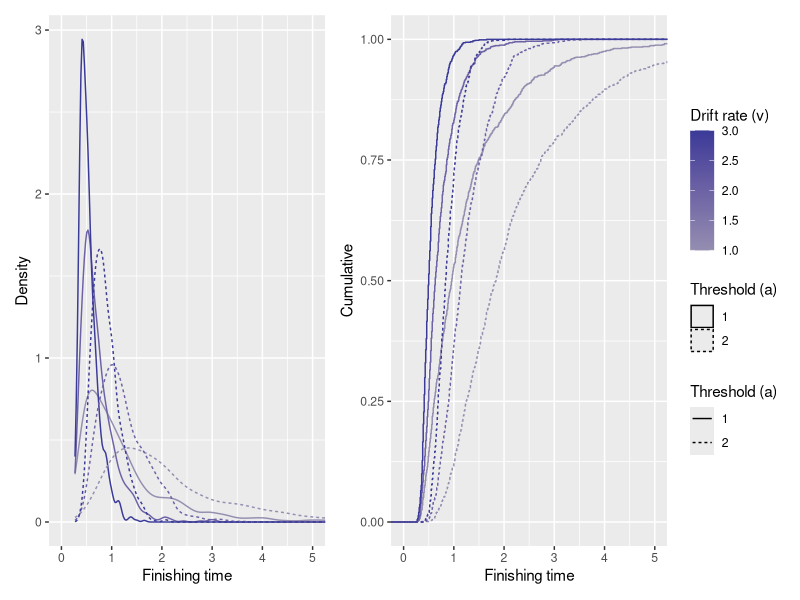
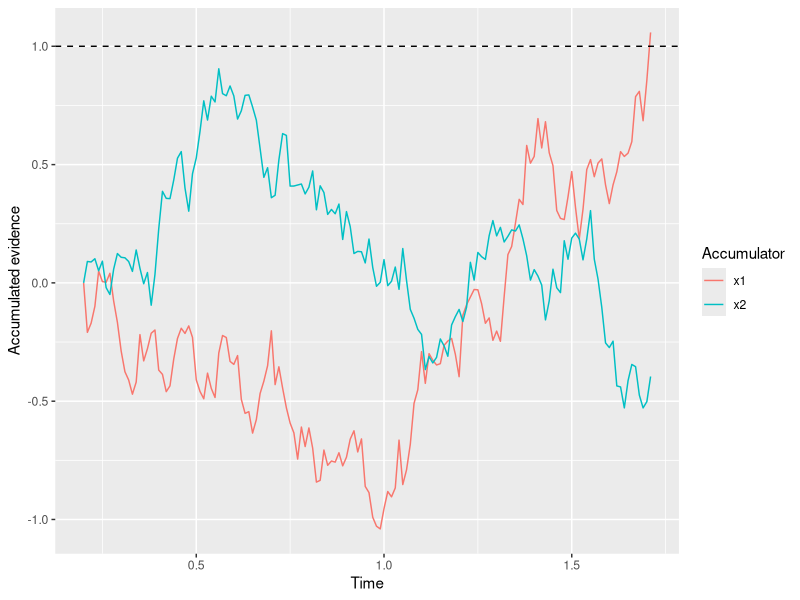
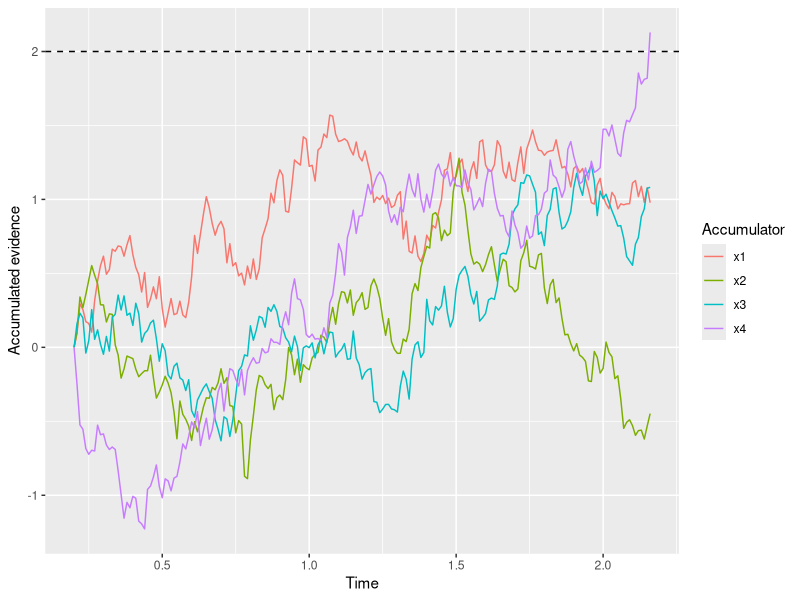
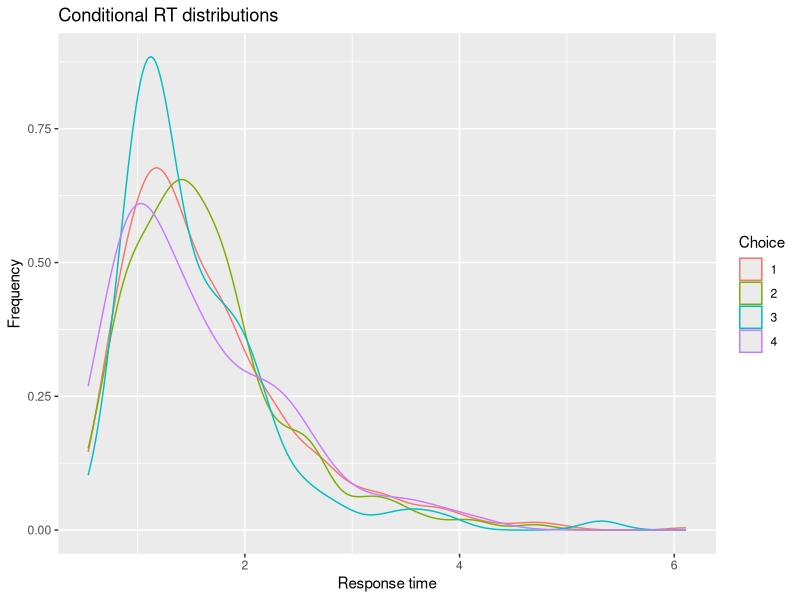
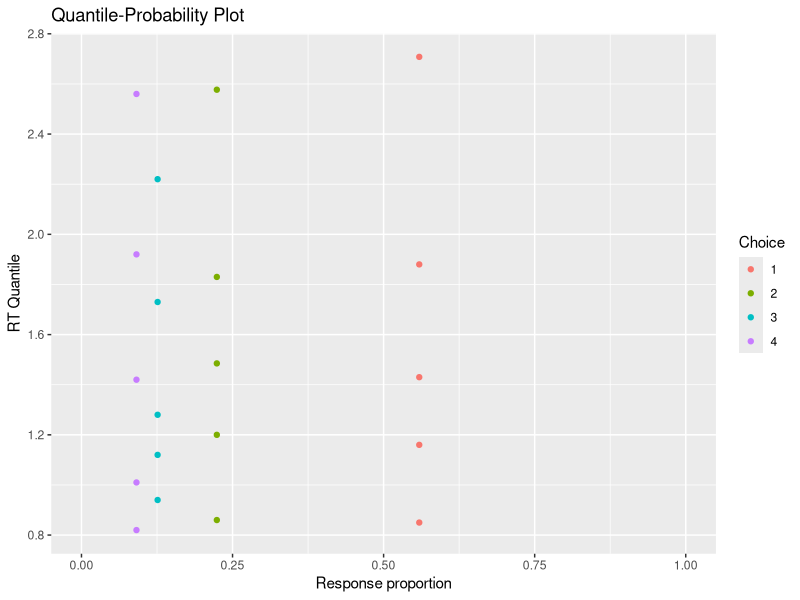
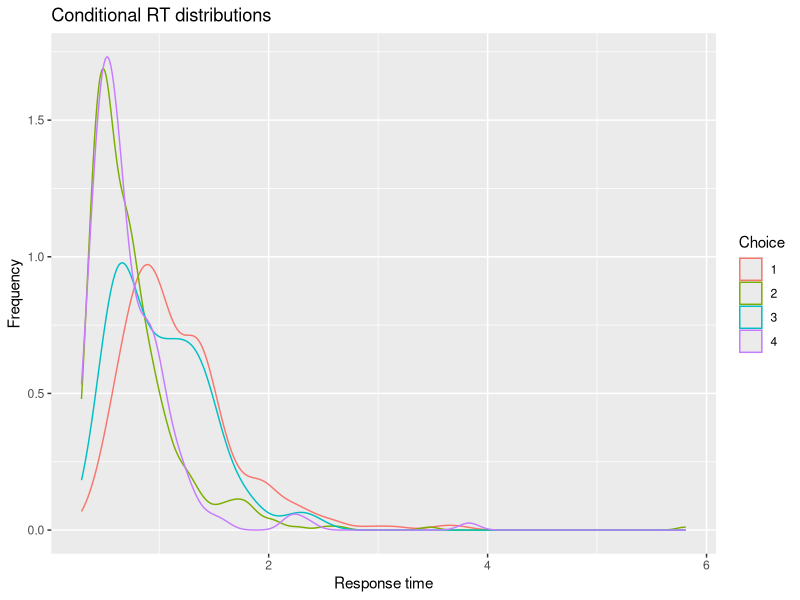
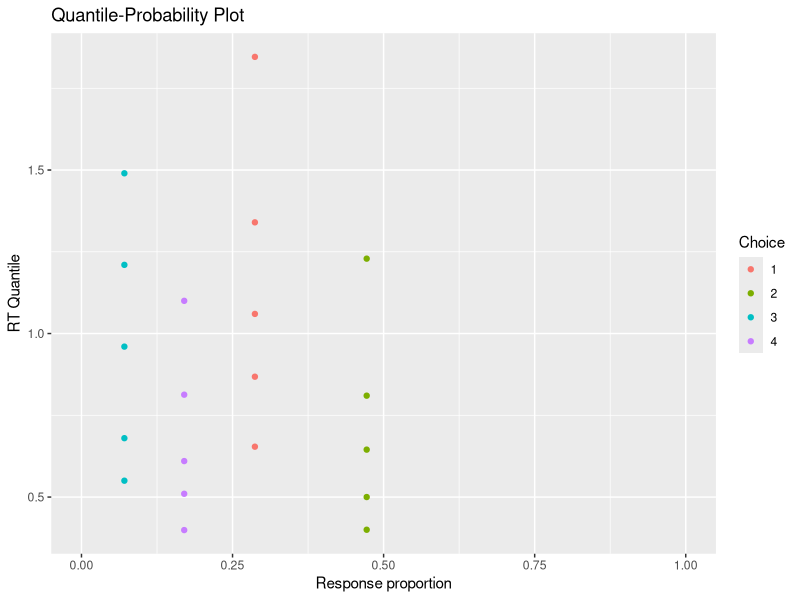
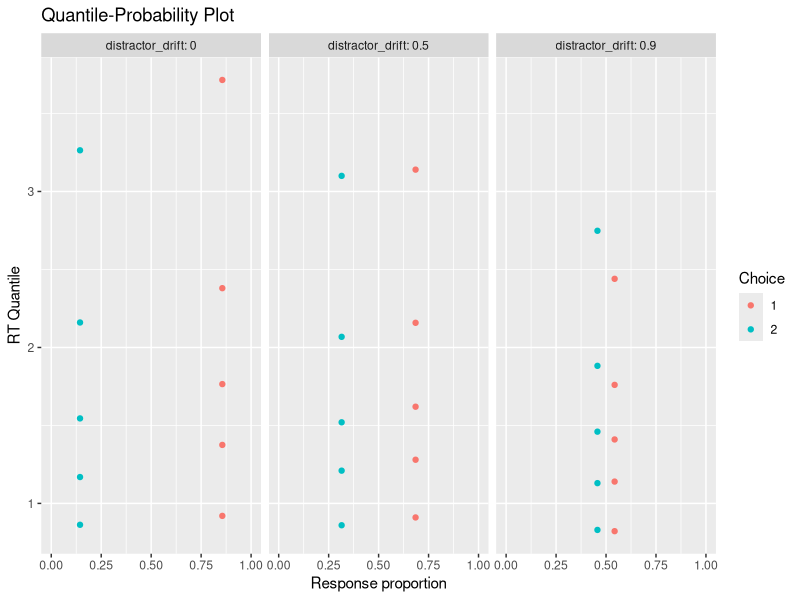

R code for these plots, in order: (Note: a time limit stopped this script after it produced the figures.)
## ---- chunk 1
library(tidyverse)
library(patchwork)

set.seed(12222)
## ---- chunk 2
#| code-fold: show

# Function arguments
# v: "drift rate", the average evidence in support of this option
# a: threshold level of evidence
# t0: residual time
# dt: how long each tiny time interval lasts
# t_max: optional "cut off" time to stop accumulating
accum_sim <- function(v = 0, a = 1, t0 = 0.2, dt = 0.01, t_max = Inf) {
    x <- 0
    t <- t0
    
    x_record <- x
    t_record <- t
    
    while (x < a & t < t_max) {
        x_sample <- rnorm(n = 1, mean = v * dt, sd = sqrt(dt))
        x <- x + x_sample
        t <- t + dt
        x_record <- c(x_record, x)
        t_record <- c(t_record, t)
    }
    
    return(data.frame(t = t_record, x = x_record))
}
## ---- chunk 3
#| code-fold: show

N_sims <- 1000

paramsToSim <- expand_grid(a = c(1, 2), v = c(1, 2, 3))

sim_rt_results <- c()

for (param_index in 1:nrow(paramsToSim)) {
    for (sim_index in 1:N_sims) {
        this_sim <- accum_sim(
            v = paramsToSim$v[param_index],
            a = paramsToSim$a[param_index]
        )
        
        sim_rt_results <- rbind(
            sim_rt_results,
            tibble(
                sim_index = sim_index,
                v = paramsToSim$v[param_index],
                a = paramsToSim$a[param_index],
                finishing_time = max(this_sim$t)
            )
        )
    }
}

# Plot conditional RT distributions
dens_plot <- sim_rt_results %>%
    ggplot(aes(x = finishing_time, color = v, linetype = factor(a), group = interaction(v, a))) +
    geom_density() +
    scale_color_gradient2(mid = "#bbbbbb") +
    coord_cartesian(xlim = c(0, 5)) +
    labs(x = "Finishing time", y = "Density", color = "Drift rate (v)", linetype = "Threshold (a)")

cdf_plot <- sim_rt_results %>%
    ggplot(aes(x = finishing_time, color = v, linetype = factor(a), group = interaction(v, a))) +
    stat_ecdf() +
    scale_color_gradient2(mid = "#bbbbbb") +
    coord_cartesian(xlim = c(0, 5), ylim = c(0, 1)) +
    labs(x = "Finishing time", y = "Cumulative", color = "Drift rate (v)", linetype = "Threshold (a)")

print(
    dens_plot + cdf_plot + plot_layout(nrow = 1, guides = "collect")
)
## ---- chunk 4
#| code-fold: show

# Function arguments
# v: "drift rate", the average evidence in support of each option
# a: threshold level of evidence for each accumulator
# t0: residual time
# dt: how long each tiny time interval lasts
# t_max: optional "cut off" time to stop accumulating
race_sim <- function(v = 0, a = 1, t0 = 0.2, dt = 0.01, t_max = Inf) {
    n_accum <- max(length(v), length(a))
    
    v <- rep(v, n_accum)[1:n_accum]
    a <- rep(a, n_accum)[1:n_accum]
    
    x <- rep(0, n_accum)
    t <- t0
    
    x_record <- x
    t_record <- t
    
    while (all(x < a) & t < t_max) {
        x_sample <- rnorm(n = n_accum, mean = v * dt, sd = sqrt(dt))
        x <- x + x_sample
        t <- t + dt
        x_record <- rbind(x_record, x)
        t_record <- c(t_record, t)
    }
    
    to_return <- cbind(t_record, x_record)
    
    colnames(to_return) <- c("t", paste0("x", 1:n_accum))
    
    return(as_tibble(to_return))
}
## ---- chunk 5
#| code-fold: show

race_sim(v = c(1, 0), a = 1, t0 = 0.2)
## ---- chunk 6
race_sim(v = c(1, 0), a = 1, t0 = 0.2) %>%
    pivot_longer(matches("x(\\d+)"), names_to = "accumulator", values_to = "x") %>%
    ggplot(aes(x = t, y = x, color = accumulator)) +
    geom_line() +
    geom_hline(yintercept = 1, linetype = "dashed") +
    labs(x = "Time", y = "Accumulated evidence", color = "Accumulator")
## ---- chunk 7
race_sim(v = c(1, 0.4, 0.2, 0), a = 2, t0 = 0.2) %>%
    pivot_longer(matches("x(\\d+)"), names_to = "accumulator", values_to = "x") %>%
    ggplot(aes(x = t, y = x, color = accumulator)) +
    geom_line() +
    geom_hline(yintercept = 2, linetype = "dashed") +
    labs(x = "Time", y = "Accumulated evidence", color = "Accumulator")
## ---- chunk 8
#| code-fold: show

n_sims <- 1000

sim_results <- c()

for (i in 1:n_sims) {
    current_result <- race_sim(c(1, 0.4, 0.2, 0), a = 2, t0 = 0.2)
    
    # Extract just the choice and RT
    rt <- current_result$t[nrow(current_result)]
    choice <- which.max(current_result[nrow(current_result), 2:ncol(current_result)])
    
    # "Bind" the current simulation to the ongoing record of simulation results
    sim_results <- rbind(
        sim_results,
        tibble(
            sim_index = i,
            rt = rt,
            choice = choice
        )
    )
}

# Plot conditional RT distributions
sim_results %>%
    ggplot(aes(x = rt, color = factor(choice))) +
    geom_density() +
    labs(x = "Response time", y = "Frequency", color = "Choice", title = "Conditional RT distributions")

# Quantile-probability plot
sim_choice_p <- sim_results %>%
    group_by(choice) %>%
    count() %>%
    ungroup() %>%
    mutate(p_resp = n / sum(n))

sim_rt_q <- sim_results %>%
    group_by(choice) %>%
    reframe(rt_q = quantile(rt, probs = c(0.1, 0.3, 0.5, 0.7, 0.9)))

full_join(sim_choice_p, sim_rt_q) %>%
    ggplot(aes(x = p_resp, y = rt_q, color = factor(choice))) +
    geom_point() +
    expand_limits(x = c(0, 1)) +
    labs(x = "Response proportion", y = "RT Quantile", color = "Choice", title = "Quantile-Probability Plot")
## ---- chunk 9
#| code-fold: show

n_sims <- 1000

sim_results <- c()

for (i in 1:n_sims) {
    current_result <- race_sim(c(1, 1, 0, 0), a = c(2, 1, 2, 1), t0 = 0.2)
    
    # Extract just the choice and RT
    rt <- current_result$t[nrow(current_result)]
    choice <- which.max(current_result[nrow(current_result), 2:ncol(current_result)])
    
    # "Bind" the current simulation to the ongoing record of simulation results
    sim_results <- rbind(
        sim_results,
        tibble(
            sim_index = i,
            rt = rt,
            choice = choice
        )
    )
}

# Plot conditional RT distributions
sim_results %>%
    ggplot(aes(x = rt, color = factor(choice))) +
    geom_density() +
    labs(x = "Response time", y = "Frequency", color = "Choice", title = "Conditional RT distributions")

# Quantile-probability plot
sim_choice_p <- sim_results %>%
    group_by(choice) %>%
    count() %>%
    ungroup() %>%
    mutate(p_resp = n / sum(n))

sim_rt_q <- sim_results %>%
    group_by(choice) %>%
    reframe(rt_q = quantile(rt, probs = c(0.1, 0.3, 0.5, 0.7, 0.9)))

full_join(sim_choice_p, sim_rt_q) %>%
    ggplot(aes(x = p_resp, y = rt_q, color = factor(choice))) +
    geom_point() +
    expand_limits(x = c(0, 1)) +
    labs(x = "Response proportion", y = "RT Quantile", color = "Choice", title = "Quantile-Probability Plot")
## ---- chunk 10
#| code-fold: show

n_sims <- 1000

sim_results <- c()

for (distractor_drift in c(0, 0.5, 0.9)) {
    for (i in 1:n_sims) {
        current_result <- race_sim(c(1, distractor_drift), a = 2, t0 = 0.2)
        
        # Extract just the choice and RT
        rt <- current_result$t[nrow(current_result)]
        choice <- which.max(current_result[nrow(current_result), 2:ncol(current_result)])
        
        # "Bind" the current simulation to the ongoing record of simulation results
        sim_results <- rbind(
            sim_results,
            tibble(
                distractor_drift = distractor_drift,
                sim_index = i,
                rt = rt,
                choice = choice
            )
        )
    }
}

# Quantile-probability plot
sim_choice_p <- sim_results %>%
    group_by(distractor_drift, choice) %>%
    count() %>%
    group_by(distractor_drift) %>%
    mutate(p_resp = n / sum(n))

sim_rt_q <- sim_results %>%
    group_by(distractor_drift, choice) %>%
    reframe(rt_q = quantile(rt, probs = c(0.1, 0.3, 0.5, 0.7, 0.9)))

full_join(sim_choice_p, sim_rt_q) %>%
    ggplot(aes(x = p_resp, y = rt_q, color = factor(choice))) +
    geom_point() +
    expand_limits(x = c(0, 1)) +
    facet_wrap("distractor_drift", labeller = label_both) +
    labs(x = "Response proportion", y = "RT Quantile", color = "Choice", title = "Quantile-Probability Plot")
## ---- chunk 11
#| code-fold: show

n_sims <- 1000

sim_results <- c()

for (num_distractors in c(1, 3, 7)) {
    for (i in 1:n_sims) {
        current_result <- race_sim(c(1, rep(0.1, num_distractors)), a = 2, t0 = 0.2)
        
        # Extract just the choice and RT
        rt <- current_result$t[nrow(current_result)]
        choice <- which.max(current_result[nrow(current_result), 2:ncol(current_result)])
        
        # "Bind" the current simulation to the ongoing record of simulation results
        sim_results <- rbind(
            sim_results,
            tibble(
                num_distractors = num_distractors,
                sim_index = i,
                rt = rt,
                # Note that I don't bother to keep track of which distractor was selected
                choice = factor(ifelse(choice == 1, "Target", "Distractor"), levels = c("Target", "Distractor"))
            )
        )
    }
}

# Quantile-probability plot
sim_choice_p <- sim_results %>%
    group_by(num_distractors, choice) %>%
    count() %>%
    group_by(num_distractors) %>%
    mutate(p_resp = n / sum(n))

sim_rt_q <- sim_results %>%
    group_by(num_distractors, choice) %>%
    reframe(rt_q = quantile(rt, probs = c(0.1, 0.3, 0.5, 0.7, 0.9)))

full_join(sim_choice_p, sim_rt_q) %>%
    ggplot(aes(x = p_resp, y = rt_q, color = factor(choice))) +
    geom_point() +
    expand_limits(x = c(0, 1)) +
    facet_wrap("num_distractors", labeller = label_both) +
    labs(x = "Response proportion", y = "RT Quantile", color = "Choice", title = "Quantile-Probability Plot")
## ---- chunk 12
#| code-fold: show

# Function arguments
# v: "drift rate", the average evidence in support of each option
# a: threshold level of evidence for each accumulator
# t0: residual time
# dt: how long each tiny time interval lasts
# t_max: optional "cut off" time to stop accumulating
# feedforward_comp: strength of feed-forward competition between accumulators
race_sim <- function(v = 0, a = 1, t0 = 0.2, dt = 0.01, t_max = Inf, feedforward_comp = 0) {
    n_accum <- max(length(v), length(a))
    
    v <- rep(v, n_accum)[1:n_accum]
    a <- rep(a, n_accum)[1:n_accum]
    
    v_comp <- rep(0, n_accum)
    
    for (i in 1:n_accum) {
        v_comp[i] <- v[i] - feedforward_comp * sum(v[-i])
    }
    
    x <- rep(0, n_accum)
    t <- t0
    
    x_record <- x
    t_record <- t
    
    while (all(x < a) & t < t_max) {
        x_sample <- rnorm(n = n_accum, mean = v_comp * dt, sd = sqrt(dt))
        x <- x + x_sample
        t <- t + dt
        x_record <- rbind(x_record, x)
        t_record <- c(t_record, t)
    }
    
    to_return <- cbind(t_record, x_record)
    
    colnames(to_return) <- c("t", paste0("x", 1:n_accum))
    
    return(as_tibble(to_return))
}
## ---- chunk 13
#| code-fold: show

n_sims <- 1000

sim_results <- c()

for (distractor_drift in c(0, 0.5, 0.9)) {
    for (i in 1:n_sims) {
        current_result <- race_sim(c(1, distractor_drift), a = 2, t0 = 0.2, feedforward_comp = 0.5)
        
        # Extract just the choice and RT
        rt <- current_result$t[nrow(current_result)]
        choice <- which.max(current_result[nrow(current_result), 2:ncol(current_result)])
        
        # "Bind" the current simulation to the ongoing record of simulation results
        sim_results <- rbind(
            sim_results,
            tibble(
                distractor_drift = distractor_drift,
                sim_index = i,
                rt = rt,
                choice = choice
            )
        )
    }
}

# Quantile-probability plot
sim_choice_p <- sim_results %>%
    group_by(distractor_drift, choice) %>%
    count() %>%
    group_by(distractor_drift) %>%
    mutate(p_resp = n / sum(n))

sim_rt_q <- sim_results %>%
    group_by(distractor_drift, choice) %>%
    reframe(rt_q = quantile(rt, probs = c(0.1, 0.3, 0.5, 0.7, 0.9)))

full_join(sim_choice_p, sim_rt_q) %>%
    ggplot(aes(x = p_resp, y = rt_q, color = factor(choice))) +
    geom_point() +
    expand_limits(x = c(0, 1)) +
    facet_wrap("distractor_drift", labeller = label_both) +
    labs(x = "Response proportion", y = "RT Quantile", color = "Choice", title = "Quantile-Probability Plot")
## ---- chunk 14
#| code-fold: show

n_sims <- 1000

sim_results <- c()

for (num_distractors in c(1, 3, 7)) {
    for (i in 1:n_sims) {
        current_result <- race_sim(c(1, rep(0.1, num_distractors)), a = 2, t0 = 0.2, feedforward_comp = 0.5)
        
        # Extract just the choice and RT
        rt <- current_result$t[nrow(current_result)]
        choice <- which.max(current_result[nrow(current_result), 2:ncol(current_result)])
        
        # "Bind" the current simulation to the ongoing record of simulation results
        sim_results <- rbind(
            sim_results,
            tibble(
                num_distractors = num_distractors,
                sim_index = i,
                rt = rt,
                # Note that I don't bother to keep track of which distractor was selected
                choice = factor(ifelse(choice == 1, "Target", "Distractor"), levels = c("Target", "Distractor"))
            )
        )
    }
}

# Quantile-probability plot
sim_choice_p <- sim_results %>%
    group_by(num_distractors, choice) %>%
    count() %>%
    group_by(num_distractors) %>%
    mutate(p_resp = n / sum(n))

sim_rt_q <- sim_results %>%
    group_by(num_distractors, choice) %>%
    reframe(rt_q = quantile(rt, probs = c(0.1, 0.3, 0.5, 0.7, 0.9)))

full_join(sim_choice_p, sim_rt_q) %>%
    ggplot(aes(x = p_resp, y = rt_q, color = factor(choice))) +
    geom_point() +
    expand_limits(x = c(0, 1)) +
    facet_wrap("num_distractors", labeller = label_both) +
    labs(x = "Response proportion", y = "RT Quantile", color = "Choice", title = "Quantile-Probability Plot")
## ---- chunk 15
#| code-fold: show

# Function arguments
# v: "drift rate", the average evidence in support of each option
# a: threshold level of evidence for each accumulator
# t0: residual time
# dt: how long each tiny time interval lasts
# t_max: optional "cut off" time to stop accumulating
# feedforward_comp: strength of feed-forward competition between accumulators
# lateral_comp: strength of lateral competition between accumulators
# min_x: accumulators are constrained to have at minimum *this much* evidence
race_sim <- function(v = 0, a = 1, t0 = 0.2, dt = 0.01, t_max = Inf, feedforward_comp = 0, lateral_comp = 0, min_x = -Inf) {
    n_accum <- max(length(v), length(a))
    
    v <- rep(v, n_accum)[1:n_accum]
    a <- rep(a, n_accum)[1:n_accum]
    
    v_comp <- rep(0, n_accum)
    
    for (i in 1:n_accum) {
        v_comp[i] <- v[i] - feedforward_comp * sum(v[-i])
    }
    
    x <- rep(0, n_accum)
    t <- t0
    
    x_record <- x
    t_record <- t
    
    while (all(x < a) & t < t_max) {
        # Compute the total amount of lateral competition for each accumulator
        lat <- rep(0, n_accum)
        for (i in 1:n_accum) {
            lat[i] <- sum(x[-i])
        }
        
        x_sample <- rnorm(n = n_accum, mean = v_comp * dt, sd = sqrt(dt))
        
        # Updated values account for lateral competition and use "pmax" to keep them above "min_x"
        x <- pmax(min_x, x + x_sample - dt * lateral_comp * lat)
        t <- t + dt
        x_record <- rbind(x_record, x)
        t_record <- c(t_record, t)
    }
    
    to_return <- cbind(t_record, x_record)
    
    colnames(to_return) <- c("t", paste0("x", 1:n_accum))
    
    return(as_tibble(to_return))
}
## ---- chunk 16
set.seed(2)
baseline_sim <- race_sim(v = c(1, 0), a = 2, t0 = 0.2, lateral_comp = 0, min_x = -Inf)

set.seed(2)
lateral_sim <- race_sim(v = c(1, 0), a = 2, t0 = 0.2, lateral_comp = 1, min_x = -Inf)

set.seed(2)
lateral_min_sim <- race_sim(v = c(1, 0), a = 2, t0 = 0.2, lateral_comp = 1, min_x = 0)

all_sims <- rbind(
    baseline_sim %>% mutate(label = "No lateral competition,\nno minimum value"),
    lateral_sim %>% mutate(label = "Lateral competition,\nno minimum value"),
    lateral_min_sim %>% mutate(label = "Lateral competition,\nnonnegative evidence")
) %>%
    mutate(label = factor(label, levels = c("No lateral competition,\nno minimum value", "Lateral competition,\nno minimum value", "Lateral competition,\nnonnegative evidence")))

all_sims %>%
    pivot_longer(matches("x(\\d+)"), names_to = "accumulator", values_to = "x") %>%
    ggplot(aes(x = t, y = x, color = accumulator)) +
    geom_line() +
    geom_hline(yintercept = 2, linetype = "dashed") +
    geom_hline(yintercept = 0, linetype = "dotted") +
    facet_wrap("label", nrow = 1) +
    labs(x = "Time", y = "Accumulated evidence", color = "Accumulator")
## ---- chunk 17
#| code-fold: show

n_sims <- 1000

sim_results <- c()

for (distractor_drift in c(0, 0.5, 0.9)) {
    for (i in 1:n_sims) {
        current_result <- race_sim(c(1, distractor_drift), a = 2, t0 = 0.2, feedforward_comp = 0, lateral_comp = 1, min_x = 0)
        
        # Extract just the choice and RT
        rt <- current_result$t[nrow(current_result)]
        choice <- which.max(current_result[nrow(current_result), 2:ncol(current_result)])
        
        # "Bind" the current simulation to the ongoing record of simulation results
        sim_results <- rbind(
            sim_results,
            tibble(
                distractor_drift = distractor_drift,
                sim_index = i,
                rt = rt,
                choice = choice
            )
        )
    }
}

# Quantile-probability plot
sim_choice_p <- sim_results %>%
    group_by(distractor_drift, choice) %>%
    count() %>%
    group_by(distractor_drift) %>%
    mutate(p_resp = n / sum(n))

sim_rt_q <- sim_results %>%
    group_by(distractor_drift, choice) %>%
    reframe(rt_q = quantile(rt, probs = c(0.1, 0.3, 0.5, 0.7, 0.9)))

full_join(sim_choice_p, sim_rt_q) %>%
    ggplot(aes(x = p_resp, y = rt_q, color = factor(choice))) +
    geom_point() +
    expand_limits(x = c(0, 1)) +
    facet_wrap("distractor_drift", labeller = label_both) +
    labs(x = "Response proportion", y = "RT Quantile", color = "Choice", title = "Quantile-Probability Plot")
## ---- chunk 18
#| code-fold: show

n_sims <- 1000

sim_results <- c()

for (num_distractors in c(1, 3, 7)) {
    for (i in 1:n_sims) {
        current_result <- race_sim(c(1, rep(0.1, num_distractors)), a = 2, t0 = 0.2, lateral_comp = 1, min_x = 0)
        
        # Extract just the choice and RT
        rt <- current_result$t[nrow(current_result)]
        choice <- which.max(current_result[nrow(current_result), 2:ncol(current_result)])
        
        # "Bind" the current simulation to the ongoing record of simulation results
        sim_results <- rbind(
            sim_results,
            tibble(
                num_distractors = num_distractors,
                sim_index = i,
                rt = rt,
                # Note that I don't bother to keep track of which distractor was selected
                choice = factor(ifelse(choice == 1, "Target", "Distractor"), levels = c("Target", "Distractor"))
            )
        )
    }
}

# Quantile-probability plot
sim_choice_p <- sim_results %>%
    group_by(num_distractors, choice) %>%
    count() %>%
    group_by(num_distractors) %>%
    mutate(p_resp = n / sum(n))

sim_rt_q <- sim_results %>%
    group_by(num_distractors, choice) %>%
    reframe(rt_q = quantile(rt, probs = c(0.1, 0.3, 0.5, 0.7, 0.9)))

full_join(sim_choice_p, sim_rt_q) %>%
    ggplot(aes(x = p_resp, y = rt_q, color = factor(choice))) +
    geom_point() +
    expand_limits(x = c(0, 1)) +
    facet_wrap("num_distractors", labeller = label_both) +
    labs(x = "Response proportion", y = "RT Quantile", color = "Choice", title = "Quantile-Probability Plot")
## ---- chunk 19
#| code-fold: show

accum_pdf <- function(t, a, v, t0) {
    # Because the term "t - t0" shows up multiple times in the formula, it's easier
    # to compute it once and then refer back to it whenever we need it.  It also
    # gives us a way to "clip" the values so they cannot be negative, since that
    # would otherwise give a weird result.
    t_minus_t0 <- pmax(0, t - t0)
    
    # The next line is a direct implementation of the formula above.
    pdf <- a * exp(-(a - v * t_minus_t0)^2 / (2 * t_minus_t0)) / sqrt(2 * pi * t_minus_t0^3)
    
    # This does some final error-checking, ensuring that there is zero probability
    # of finishing in zero (or negative) time.
    pdf[t_minus_t0 <= 0] <- 0
    
    # Finally, we use an explicit "return" statement to say exactly what the
    # function gives back.
    return(pdf)
}
## ---- chunk 20
#| code-fold: show

accum_pdf(
    t = 1,
    a = 2,
    v = 1,
    t0 = 0.2
)
## ---- chunk 21
#| code-fold: show

accum_pdf(
    t = c(0, 0.5, 1, 1.5, 2, 2.5, 3),
    a = 2,
    v = 1,
    t0 = 0.2
)
## ---- chunk 22
#| code-fold: show

accum_pdf(
    t = c(0.5, 0.5, 0.5, 1, 1, 1, 2, 2, 2),
    a = c(2, 2, 1, 2, 2, 1, 2, 2, 1),
    v = c(1, 2, 3, 1, 2, 3, 1, 2, 3),
    t0 = 0.2
)
## ---- chunk 23
#| code-fold: show

accum_pdf(
    t = c(0.5, 1, 1.5, 2),
    a = c(2, 1),
    v = 1,
    t0 = 0.2
)
## ---- chunk 24
#| code-fold: show

accum_pdf(
    t = c(0.5, 1, 1.5, 2),
    a = c(2, 1, 3),
    v = 1,
    t0 = 0.2
)
## ---- chunk 25
expand_grid(a = c(1, 2), v = c(1, 2, 3), t0 = 0.2, t = seq(0, 5, length.out = 201)) %>%
    mutate(pdf = accum_pdf(t = t, a = a, v = v, t0 = t0)) %>%
    ggplot(aes(x = t, y = pdf, color = v, linetype = factor(a), group = interaction(v, a))) +
    geom_line() +
    labs(x = "Time (s)", y = "PDF", color = "Drift rate (v)", linetype = "Threshold (a)")
## ---- chunk 26
#| code-fold: show

accum_cdf <- function(t, a, v, t0) {
    # As with the pdf function, I compute "t - t0" once at the very beginning,
    # which also offers an opportunity to "clip" any negative values that result.
    t_minus_t0 <- pmax(0, t - t0)
    
    # This expression is a direct translation of the formula above
    cdf <- pnorm((v * t_minus_t0 - a) / sqrt(t_minus_t0)) + exp(2 * a * v) * pnorm(-(v * t_minus_t0 + a) / sqrt(t_minus_t0))
    
    # This formula doesn't give weird results when t_minus_t0 == 0, so we can just
    # return the result as-is.
    return(cdf)
}
## ---- chunk 27
expand_grid(a = c(1, 2), v = c(1, 2, 3), t0 = 0.2, t = seq(0, 5, length.out = 201)) %>%
    mutate(cdf = accum_cdf(t = t, a = a, v = v, t0 = t0)) %>%
    ggplot(aes(x = t, y = cdf, color = v, linetype = factor(a), group = interaction(v, a))) +
    geom_line() +
    expand_limits(y = c(0, 1)) +
    labs(x = "Time (s)", y = "CDF", color = "Drift rate (v)", linetype = "Threshold (a)")
## ---- chunk 28
#| code-fold: show

v <- c(0, 2, 1)
a <- c(2, 2, 2)
t0 <- c(0.2, 0.2, 0.2)
## ---- chunk 29
#| code-fold: show

v <- c(0, 2, 1)
a <- c(2, 2, 2)
t0 <- c(0.2, 0.2, 0.2)

accum_pdf(t = 1, a = a[2], v = v[2], t0 = t0[2]) *
    (1 - accum_cdf(t = 1, a = a[1], v = v[1], t0 = t0[1])) *
    (1 - accum_cdf(t = 1, a = a[3], v = v[3], t0 = t0[3]))
## ---- chunk 30
#| code-fold: show

v <- c(0, 2, 1)
a <- c(2, 2, 2)
t0 <- c(0.2, 0.2, 0.2)

rt <- 1

accum_pdf(t = rt, a = a[2], v = v[2], t0 = t0[2]) *
    (1 - accum_cdf(t = rt, a = a[1], v = v[1], t0 = t0[1])) *
    (1 - accum_cdf(t = rt, a = a[3], v = v[3], t0 = t0[3]))
## ---- chunk 31
#| code-fold: show

v <- c(0, 2, 1)
a <- c(2, 2, 2)
t0 <- c(0.2, 0.2, 0.2)

rt <- 1

accum_pdf(t = rt, a = a[2], v = v[2], t0 = t0[2]) *
    prod(1 - accum_cdf(t = rt, a = a[c(1, 3)], v = v[c(1, 3)], t0 = t0[c(1, 3)]))
## ---- chunk 32
#| code-fold: show

v <- c(0, 2, 1)
a <- c(2, 2, 2)
t0 <- c(0.2, 0.2, 0.2)

rt <- 1
response <- 2

accum_pdf(t = rt, a = a[response], v = v[response], t0 = t0[response]) *
    prod(1 - accum_cdf(t = rt, a = a[-response], v = v[-response], t0 = t0[-response]))
## ---- chunk 33
matrix(c(
    1, NA, NA,  2, NA, NA,
    2,  1,  2,  3,  3,  3,
    NA, NA, 3,  1,  3, NA,
    NA,  3, NA,  2, NA, 1
), nrow = 4, ncol = 6, byrow = TRUE)
## ---- chunk 34
matrix(c(
    1, 2, 3,
    1, 4, 5,
    6, 4, 2,
    5, 2, 6
), nrow = 4, ncol = 3, byrow = TRUE)
## ---- chunk 35
#| code-fold: show

# Specify item types/locations for each trial
items <- matrix(c(
    1, NA, NA,  2, NA, NA,
    2,  1,  2,  3,  3,  3,
    NA, NA, 3,  1,  3, NA,
    NA,  3, NA,  2, NA, 1
), nrow = 4, ncol = 6, byrow = TRUE)

# Responses and response times for each trial
# Notice that responses refer to the *position* of the chosen item!
response <- c(1, 2, 4, 4)
rt <- c(0.6, 1.5, 0.7, 1.2)

n_trials <- nrow(items)
n_locations <- ncol(items)

# Model parameters
# One drift rate for each type of item
v <- c(2, 1, 0)
# One threshold for each possible location
a <- rep(2, n_locations)
# One residual time for each possible location
t0 <- rep(0.2, n_locations)

# Allocate vector that will eventually contain the negative log-likelihood
# for each trial
nll <- rep(0, n_trials)

# Calculate the log-likelihood for each trial
for (i in 1:n_trials) {
    # Note that the whole thing is wrapped in "-log()" so we get the negative log-likelihood
    # Note also the use of "na.rm = TRUE" in the "prod()" function to ignore any locations
    # that don't contain an item
    nll[i] <- -log(
        accum_pdf(t = rt[i], a = a[response[i]], v = v[items[i, response[i]]], t0 = t0[response[i]]) *
            prod(1 - accum_cdf(t = rt[i], a = a[-response[i]], v = v[items[i, -response[i]]], t0 = t0[-response[i]]), na.rm = TRUE)
    )
}

print(nll)
## ---- chunk 36
par <- c(
    "v[1]" = 2,
    "v[2]" = 1,
    "v[3]" = 0,
    "a" = 2,
    "t0" = 0.2
)
## ---- chunk 37
#| code-fold: show

par["a"]
## ---- chunk 38
#| code-fold: show

par[paste0("v[", 1:3, "]")]
## ---- chunk 39
#| code-fold: show

is.na(par["t0"])

is.na(par["t0[1]"])
## ---- chunk 40
#| code-fold: show

race_nll <- function(par, response, rt, items, n_items = max(items, na.rm = TRUE)) {
    n_trials <- nrow(items)
    n_locations <- ncol(items)
    
    if (is.na(par["v"])) {
        v <- par[paste0("v[", 1:n_items, "]")]
    } else {
        v <- rep(par["v"], n_items)
    }
    
    if (is.na(par["a"])) {
        a <- par[paste0("a[", 1:n_locations, "]")]
    } else {
        a <- rep(par["a"], n_locations)
    }
    
    if (is.na(par["t0"])) {
        t0 <- par[paste0("t0[", 1:n_locations, "]")]
    } else {
        t0 <- rep(par["t0"], n_locations)
    }
    
    nll <- rep(0, n_trials)
    
    for (i in 1:n_trials) {
        nll[i] <- -log(
            accum_pdf(t = rt[i], a = a[response[i]], v = v[items[i, response[i]]], t0 = t0[response[i]]) *
                prod(1 - accum_cdf(t = rt[i], a = a[-response[i]], v = v[items[i, -response[i]]], t0 = t0[-response[i]]), na.rm = TRUE)
        )
    }
    
    return(sum(nll))
}
## ---- chunk 41
#| code-fold: show

v <- c(2, 1, 0)
a <- 2
t0 <- 0.2

n_trials_per_cond <- 50

set_size_vals <- c(2, 4, 8)

items <- c()
response <- c()
rt <- c()

for (set_size in set_size_vals) {
    for (td_sim in c("low", "high")) {
        distractor_type <- ifelse(td_sim == "low", 3, 2)
        
        for (i in 1:n_trials_per_cond) {
            items <- rbind(
                items,
                c(1, rep(distractor_type, set_size - 1), rep(NA, max(set_size_vals) - set_size))
            )
            
            current_result <- race_sim(v = c(v[1], rep(v[distractor_type], set_size - 1)), a = a, t0 = t0, dt = 0.001)
            
            # Extract just the choice and RT
            rt <- c(rt, current_result$t[nrow(current_result)])
            response <- c(response, which.max(current_result[nrow(current_result), 2:ncol(current_result)]))
        }
    }
}
## ---- chunk 42
items
## ---- chunk 43
response
## ---- chunk 44
rt
## ---- chunk 45
#| code-fold: show

start <- c(
    "v[1]" = 0,
    "v[2]" = 0,
    "v[3]" = 0,
    "a" = 1,
    "t0" = 0
)
## ---- chunk 46
#| code-fold: show

lower <- c(
    "v[1]" = -Inf, # Drift rates allowed to be negative
    "v[2]" = -Inf,
    "v[3]" = -Inf,
    "a" = 0,       # Thresholds must be nonnegative, since accumulators start at zero
    "t0" = 0       # Minimum residual time is zero
)

upper <- c(
    "v[1]" = Inf, # Drift rates and threshold can be as high as they need
    "v[2]" = Inf,
    "v[3]" = Inf,
    "a" = Inf,
    "t0" = min(rt) # Residual time cannot be larger than the smallest RT
)
## ---- chunk 47
#| code-fold: show

fit <- nlminb(
    start = start,
    objective = race_nll,
    lower = lower, upper = upper,
    # Other options to set ("eval.max" is the most common one to play with)
    control = list(eval.max = 1000),
    rt = rt,
    response = response,
    items = items
)
## ---- chunk 48
#| code-fold: show

fit
## ---- chunk 49
#| code-fold: show

# Create simpler version of the items matrix
items_simple <- items
# Replace all 3's with 2's
items_simple[items_simple == 3] <- 2

start_simple <- c(
    "v[1]" = 0,
    "v[2]" = 0,
    "a" = 1,
    "t0" = 0
)

lower_simple <- c(
    "v[1]" = -Inf, # Drift rates allowed to be negative
    "v[2]" = -Inf,
    "a" = 0,       # Thresholds must be nonnegative, since accumulators start at zero
    "t0" = 0       # Minimum residual time is zero
)

upper_simple <- c(
    "v[1]" = Inf, # Drift rates and threshold can be as high as they need
    "v[2]" = Inf,
    "a" = Inf,
    "t0" = min(rt) # Residual time cannot be larger than the smallest RT
)

fit_simple <- nlminb(
    start = start_simple,
    objective = race_nll,
    lower = lower_simple, upper = upper_simple,
    control = list(eval.max = 1000),
    rt = rt,
    response = response,
    items = items_simple
)
## ---- chunk 50
#| code-fold: show

fit_simple
## ---- chunk 51
#| code-fold: show

2 * fit$objective + 2 * length(fit$par)
2 * fit_simple$objective + 2 * length(fit_simple$par)
## ---- chunk 52
#| code-fold: show

2 * fit$objective + log(length(rt)) * length(fit$par)
2 * fit_simple$objective + log(length(rt)) * length(fit_simple$par)
## ---- chunk 53
toPlot <- expand_grid(t = seq(0, 3, length.out = 101), a = c(1, 2), v = seq(-3, 3, length.out = 7)) %>%
    mutate(threshold_factor = factor(a, levels = sort(unique(a)), labels = paste("Threshold =", sort(unique(a))))) %>%
    mutate(d = accum_pdf(t = t, a = a, v = v, t0 = 0)) %>%
    mutate(p = accum_cdf(t = t, a = a, v = v, t0 = 0))

pdf_plot <- toPlot %>%
    ggplot(aes(x = t, y = d, color = v, group = factor(v))) +
    geom_line() +
    scale_color_gradient2(mid = "#bbbbbb") +
    facet_wrap("threshold_factor", ncol = 1) +
    labs(x = "Time (s)", y = "Accumulator PDF", color = "Drift rate")

cdf_plot <- toPlot %>%
    ggplot(aes(x = t, y = p, color = v, group = factor(v))) +
    geom_line() +
    scale_color_gradient2(mid = "#bbbbbb") +
    expand_limits(y = c(0, 1)) +
    facet_wrap("threshold_factor", ncol = 1) +
    labs(x = "Time (s)", y = "Accumulator CDF", color = "Drift rate")

print(
    pdf_plot + cdf_plot + plot_layout(guides = "collect", nrow = 1)
)
